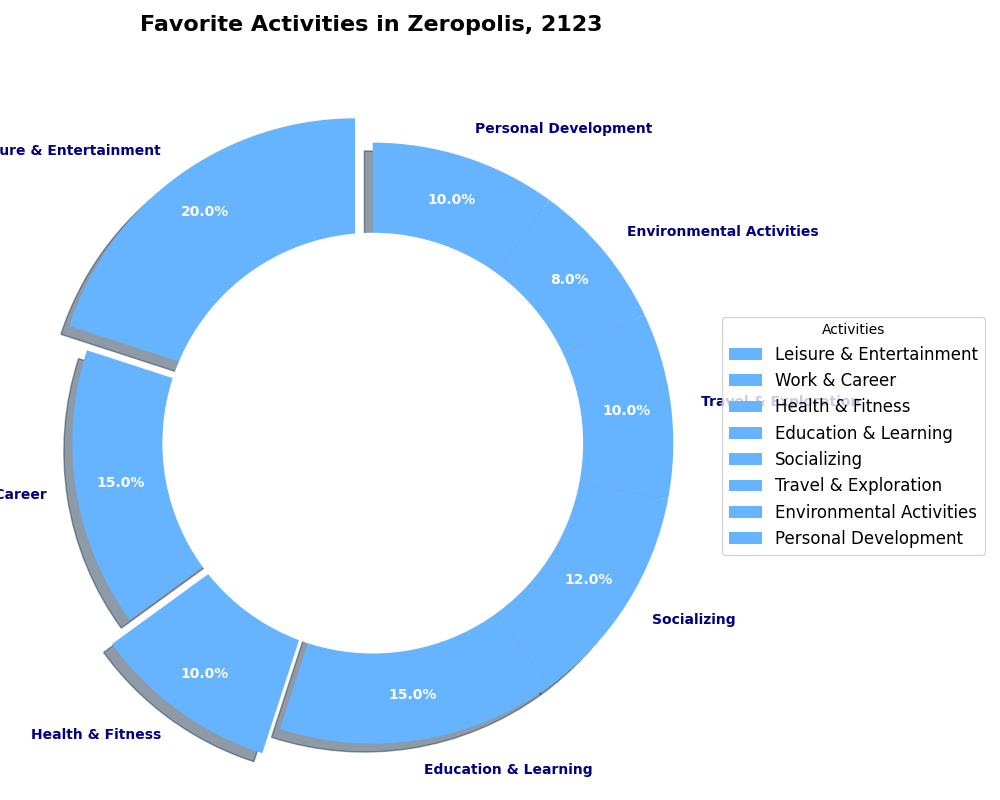

Write Python code to recreate this figure.
import matplotlib.pyplot as plt
import numpy as np

# Categories and their respective proportions
activities = [
    "Leisure & Entertainment", 
    "Work & Career", 
    "Health & Fitness", 
    "Education & Learning", 
    "Socializing", 
    "Travel & Exploration", 
    "Environmental Activities", 
    "Personal Development"
]

# Define proportions of each category on a scale of 100
activity_proportions = [20, 15, 10, 15, 12, 10, 8, 10]

# Use a single color for all activities
single_color = ['#66b3ff'] * len(activities)

# Explode the slices for emphasis on Leisure and Health
explode = (0.1, 0, 0.1, 0, 0, 0, 0, 0)

# Create the figure and axis
fig, ax = plt.subplots(figsize=(10, 8))

# Plot the pie chart
wedges, texts, autotexts = ax.pie(
    activity_proportions, labels=activities, colors=single_color, explode=explode,
    autopct='%1.1f%%', startangle=90, pctdistance=0.85, shadow=True
)

# Adjusting the font size and style for the labels
plt.setp(texts, size=10, weight='bold', color='navy')
plt.setp(autotexts, size=10, color='white', weight='bold')

# Add a central circle to convert the pie chart into a donut chart
centre_circle = plt.Circle((0, 0), 0.70, fc='white')
fig.gca().add_artist(centre_circle)

# Ensure that the pie chart is drawn as a circle
ax.axis('equal')

# Set the title with proper styling
ax.set_title("Favorite Activities in Zeropolis, 2123", fontsize=16, fontweight='bold', pad=40)

# Add a legend positioned outside the chart
ax.legend(wedges, activities, title="Activities", loc="center left", bbox_to_anchor=(1, 0, 0.5, 1), fontsize=12)

# Automatically adjust the layout to prevent overlapping
plt.tight_layout()

# Display the pie chart
plt.show()
